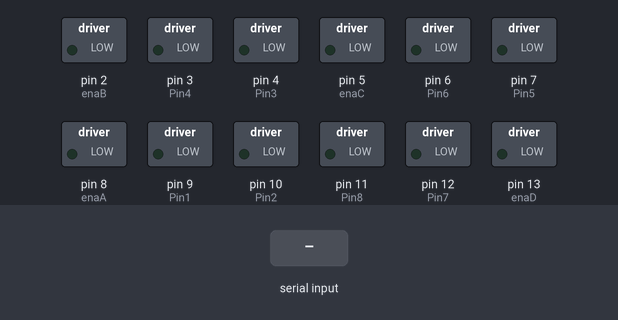
Recording of a sketch running on a simulated Arduino Mega 2560, built with avr-gcc and run on an emulated ATmega2560. Parts: switched loads named in the sketch (green lamp = pin HIGH). The test bench sets the inputs (shaded band).

Above: at 1.2 s.
1.3 s: "F" received over the second serial link
At 2.3 s:
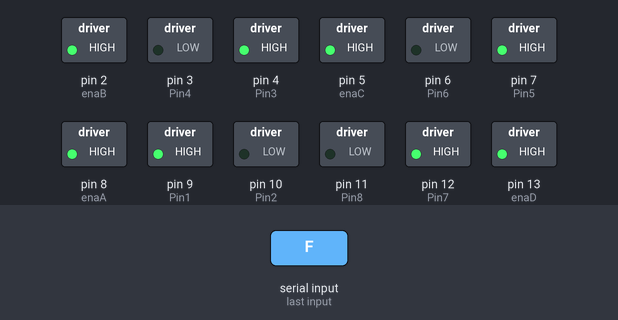
2.8 s: "B" received over the second serial link
At 3.4 s:
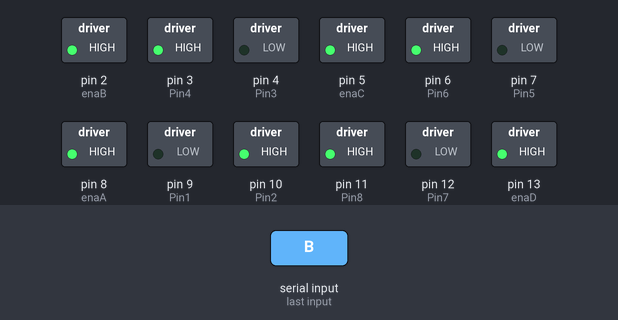
4.3 s: "L" received over the second serial link
At 4.6 s:
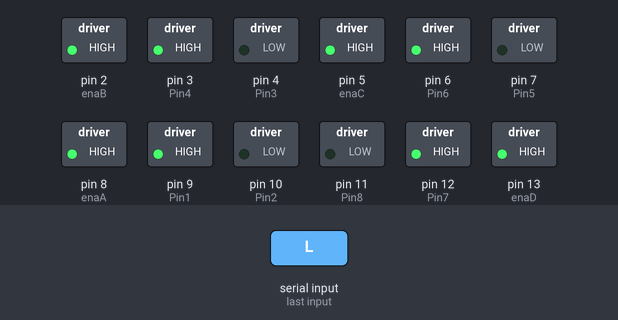
5.8 s: "R" received over the second serial link
At 6.9 s:
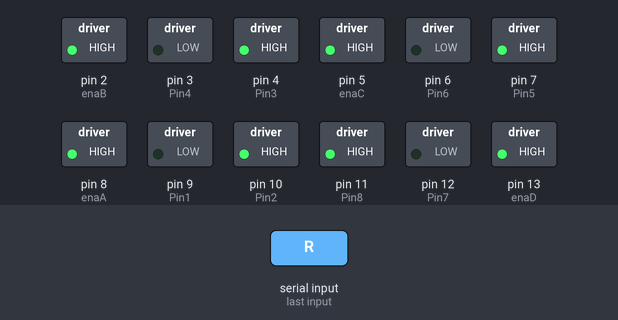
7.3 s: "G" received over the second serial link
At 8.1 s:
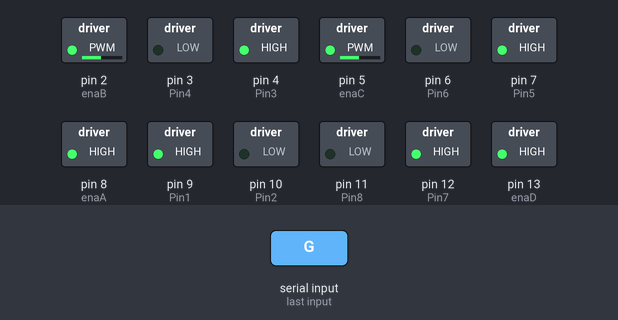
8.8 s: "I" received over the second serial link
At 9.2 s:
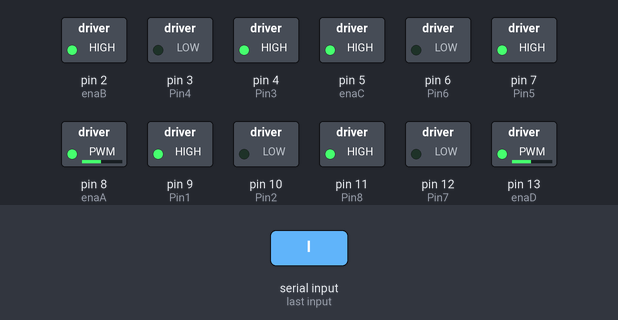
Timing chart, 0 to 11.3 s (numbered marks = the images above; inputs shaded):
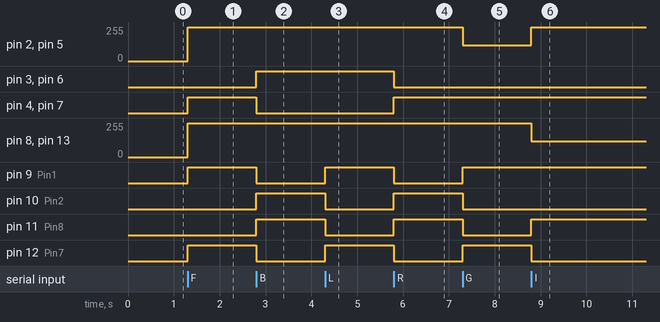

Measured:
- after the input at 1.3 s, pin 2 (enaB), pin 5 (enaC), pin 8 (enaA), pin 13 (enaD): 0/255 → 255/255 at once; pin 4 (Pin3), pin 7 (Pin5), pin 9 (Pin1), pin 12 (Pin7): LOW → HIGH at once
- after the input at 2.8 s, pin 3 (Pin4), pin 6 (Pin6), pin 10 (Pin2), pin 11 (Pin8): LOW → HIGH at once; pin 4 (Pin3), pin 7 (Pin5), pin 9 (Pin1), pin 12 (Pin7): HIGH → LOW at once
- after the input at 4.3 s, pin 9 (Pin1), pin 12 (Pin7): LOW → HIGH at once; pin 10 (Pin2), pin 11 (Pin8): HIGH → LOW at once
- after the input at 5.8 s, pin 3 (Pin4), pin 6 (Pin6), pin 9 (Pin1), pin 12 (Pin7): HIGH → LOW at once; pin 4 (Pin3), pin 7 (Pin5), pin 10 (Pin2), pin 11 (Pin8): LOW → HIGH at once
- after the input at 7.3 s, pin 2 (enaB), pin 5 (enaC): 255/255 → 120/255 at once; pin 9 (Pin1), pin 12 (Pin7): LOW → HIGH at once; pin 10 (Pin2), pin 11 (Pin8): HIGH → LOW at once
- after the input at 8.8 s, pin 2 (enaB), pin 5 (enaC): 120/255 → 255/255 at once; pin 8 (enaA), pin 13 (enaD): 255/255 → 120/255 at once; pin 11 (Pin8): LOW → HIGH at once; pin 12 (Pin7): HIGH → LOW at once

The sketch:

labbeh_code.ino
```cpp
//For Bluetooth Module
char command;
//Declaration of variable
//Motor A
const int Pin1  = 9;
const int Pin2  = 10;
const int enaA =8;
//Motor B
const int Pin3  = 4;
const int Pin4  = 3;
const int enaB=2;
//Motor C
const int Pin5  = 7;
const int Pin6  = 6;
const int enaC =5;
//Motor D
const int Pin7  = 12;
const int Pin8  = 11;
const int enaD =13;


void setup() {
      Serial.begin(9600);//Connection to PC
      Serial3.begin(38400);//Connection to Bluetooth
//This will run only one time.
    //Set pins as outputs
    pinMode(Pin1, OUTPUT);
    pinMode(Pin2, OUTPUT);
    pinMode(Pin3, OUTPUT);
    pinMode(Pin4, OUTPUT);
    pinMode(Pin5, OUTPUT);
    pinMode(Pin6, OUTPUT);
    pinMode(Pin7, OUTPUT);
    pinMode(Pin8, OUTPUT);

    pinMode(enaA, OUTPUT);
    pinMode(enaB, OUTPUT);
    pinMode(enaC, OUTPUT);
    pinMode(enaD, OUTPUT);
    //Input Output Commands
   //Full Throtle front
  /* //standard Up Left
    analogWrite(enaA, 255);
    analogWrite(enaB, 0);
    analogWrite(enaC, 0);
    analogWrite(enaD, 255);

    digitalWrite(Pin1, HIGH);
    digitalWrite(Pin2, LOW);
    digitalWrite(Pin3, LOW);
    digitalWrite(Pin4, LOW);
    digitalWrite(Pin5, LOW);
    digitalWrite(Pin6, LOW);
    digitalWrite(Pin7, HIGH);
    digitalWrite(Pin8, LOW);
    delay(10000);
    backward();
   delay(2000);
    //up left-creverse
    analogWrite(enaA, 255);
    analogWrite(enaB, 0);
    analogWrite(enaC, 255);
    analogWrite(enaD, 255);

    digitalWrite(Pin1, HIGH);
    digitalWrite(Pin2, LOW);
    digitalWrite(Pin3, LOW);
    digitalWrite(Pin4, LOW);
    digitalWrite(Pin5, LOW);
    digitalWrite(Pin6, HIGH);
    digitalWrite(Pin7, HIGH);
    digitalWrite(Pin8, LOW);
    delay(10000);
    backward();
   delay(2000);
    //up-left breverse
    analogWrite(enaA, 255);
    analogWrite(enaB, 255);
    analogWrite(enaC, 0);
    analogWrite(enaD, 255);

    digitalWrite(Pin1, HIGH);
    digitalWrite(Pin2, LOW);
    digitalWrite(Pin3, LOW);
    digitalWrite(Pin4, HIGH);
    digitalWrite(Pin5, LOW);
    digitalWrite(Pin6, HIGH);
    digitalWrite(Pin7, HIGH);
    digitalWrite(Pin8, LOW);
    delay(10000);
    backward();
    forward();
    delay(2000);
    break2();
   //Full Throtle Back
    backward();
    delay(2000);
    break2();
    //Up Right
    up_right();
    delay(2000);
    break2();
    up_left();
    delay(2000);
    break2();
    down_left();
    delay(2000);
    break2();
    down_right();
    delay(2000);
    break2();
    right();
    delay(10000);
    break2();
    left();
    delay(10000);
    break2();*/
}


void loop() {
     if (Serial3.available()>0)
     {command = ((byte)Serial3.read());
      switch(command){
        case 'F':
          forward();
          break;
        case 'B':
          backward();
          break;
        case 'L':
          left();
          break;
        case 'R':
          right();
          break;
        case 'G':
          up_left();
          break;
        case 'I':
          up_right();
          break;
        case 'J':
          down_left();
          break;
        case 'H':
          down_right();
          break;
        default:
          break2();
          break;
      }
    }
}

void forward()
{
    analogWrite(enaA, 255);
    analogWrite(enaB, 255);
    analogWrite(enaC, 255);
    analogWrite(enaD, 255);

    digitalWrite(Pin1, HIGH);
    digitalWrite(Pin2,LOW);
    digitalWrite(Pin3, HIGH);
    digitalWrite(Pin4,LOW);
    digitalWrite(Pin5, HIGH);
    digitalWrite(Pin6,LOW);
    digitalWrite(Pin7, HIGH);
    digitalWrite(Pin8,LOW);

}

void backward()
{
    analogWrite(enaA,255);
    analogWrite(enaB,255);
    analogWrite(enaC,255);
    analogWrite(enaD,255);

    digitalWrite(Pin1,LOW);
    digitalWrite(Pin2,HIGH);
    digitalWrite(Pin3,LOW);
    digitalWrite(Pin4,HIGH);
    digitalWrite(Pin5,LOW);
    digitalWrite(Pin6,HIGH);
    digitalWrite(Pin7,LOW);
    digitalWrite(Pin8,HIGH);
}

void break2()
{
    analogWrite(enaA,0);
    analogWrite(enaB,0);
    analogWrite(enaC,0);
    analogWrite(enaD,0);

    digitalWrite(Pin1,LOW);
    digitalWrite(Pin2,LOW);
    digitalWrite(Pin3,LOW);
    digitalWrite(Pin4,LOW);
    digitalWrite(Pin5,LOW);
    digitalWrite(Pin6,LOW);
    digitalWrite(Pin7,LOW);
    digitalWrite(Pin8,LOW);
}

void right()
{
  //360 Clockwise
    analogWrite(enaA, 255);
    analogWrite(enaB, 255);
    analogWrite(enaC, 255);
    analogWrite(enaD, 255);

    digitalWrite(Pin2, HIGH);
    digitalWrite(Pin1, LOW);
    digitalWrite(Pin3, HIGH);
    digitalWrite(Pin4,LOW);
    digitalWrite(Pin5, HIGH);
    digitalWrite(Pin6,LOW);
    digitalWrite(Pin8, HIGH);
    digitalWrite(Pin7,LOW);
}

void left()
{
  //360 Counterclockwise
    analogWrite(enaA, 255);
    analogWrite(enaB, 255);
    analogWrite(enaC, 255);
    analogWrite(enaD, 255);

    digitalWrite(Pin1, HIGH);
    digitalWrite(Pin2, LOW);
    digitalWrite(Pin4, HIGH);
    digitalWrite(Pin3,LOW);
    digitalWrite(Pin6, HIGH);
    digitalWrite(Pin5,LOW);
    digitalWrite(Pin7, HIGH);
    digitalWrite(Pin8,LOW);
}

void down_right()
{
  //Down Right
    analogWrite(enaA,255);
    analogWrite(enaB,0);
    analogWrite(enaC,255);
    analogWrite(enaD,255);

    digitalWrite(Pin1,LOW);
    digitalWrite(Pin2,HIGH);
    digitalWrite(Pin3,LOW);
    digitalWrite(Pin4,LOW);
    digitalWrite(Pin5,HIGH);
    digitalWrite(Pin6,LOW);
    digitalWrite(Pin7,LOW);
    digitalWrite(Pin8,HIGH);
    /*analogWrite(enaA,255);
    analogWrite(enaB,0);
    analogWrite(enaC,255);
    analogWrite(enaD,255);

    digitalWrite(Pin1,LOW);
    digitalWrite(Pin2,HIGH);
    digitalWrite(Pin3,LOW);
    digitalWrite(Pin4,LOW);
    digitalWrite(Pin5,LOW);
    digitalWrite(Pin6,HIGH);
    digitalWrite(Pin7,LOW);
    digitalWrite(Pin8,HIGH);*/
}

void down_left()
{
    //Down Left
    analogWrite(enaA,0);
    analogWrite(enaB,255);
    analogWrite(enaC,255);
    analogWrite(enaD,255);

    digitalWrite(Pin1,LOW);
    digitalWrite(Pin2,LOW);
    digitalWrite(Pin3,LOW);
    digitalWrite(Pin4,HIGH);
    digitalWrite(Pin5,LOW);
    digitalWrite(Pin6,HIGH);
    digitalWrite(Pin7,HIGH);
    digitalWrite(Pin8,LOW);
    /*analogWrite(enaA,0);
    analogWrite(enaB,255);
    analogWrite(enaC,255);
    analogWrite(enaD,255);

    digitalWrite(Pin1,LOW);
    digitalWrite(Pin2,LOW);
    digitalWrite(Pin3,LOW);
    digitalWrite(Pin4,HIGH);
    digitalWrite(Pin5,LOW);
    digitalWrite(Pin6,HIGH);
    digitalWrite(Pin7,LOW);
    digitalWrite(Pin8,HIGH);*/
}

void up_left()
{
    //UP Left
    analogWrite(enaA, 255);
    analogWrite(enaB, 120);
    analogWrite(enaC, 120);
    analogWrite(enaD, 255);

    digitalWrite(Pin1, HIGH);
    digitalWrite(Pin2, LOW);
    digitalWrite(Pin3, HIGH);
    digitalWrite(Pin4, LOW);
    digitalWrite(Pin6, LOW);
    digitalWrite(Pin5, HIGH);
    digitalWrite(Pin7, HIGH);
    digitalWrite(Pin8, LOW);
    /*analogWrite(enaA, 255);
    analogWrite(enaB, 0);
    analogWrite(enaC, 255);
    analogWrite(enaD, 255);

    digitalWrite(Pin1, HIGH);
    digitalWrite(Pin2, LOW);
    digitalWrite(Pin3, LOW);
    digitalWrite(Pin4, LOW);
    digitalWrite(Pin5, HIGH);
    digitalWrite(Pin6, LOW);
    digitalWrite(Pin7, HIGH);
    digitalWrite(Pin8, LOW);*/
}

void up_right()
{
    analogWrite(enaA, 120);
    analogWrite(enaB, 255);
    analogWrite(enaC, 255);
    analogWrite(enaD, 120);

    digitalWrite(Pin1, HIGH);
    digitalWrite(Pin2, LOW);
    digitalWrite(Pin3, HIGH);
    digitalWrite(Pin4, LOW);
    digitalWrite(Pin5, HIGH);
    digitalWrite(Pin6, LOW);
    digitalWrite(Pin8, HIGH);
    digitalWrite(Pin7, LOW);
    /*analogWrite(enaA, 0);
    analogWrite(enaB, 255);
    analogWrite(enaC, 255);
    analogWrite(enaD, 255);

    digitalWrite(Pin1, LOW);
    digitalWrite(Pin2, LOW);
    digitalWrite(Pin3, HIGH);
    digitalWrite(Pin4, LOW);
    digitalWrite(Pin5, HIGH);
    digitalWrite(Pin6, LOW);
    digitalWrite(Pin7, HIGH);
    digitalWrite(Pin8, LOW);*/
}
```
